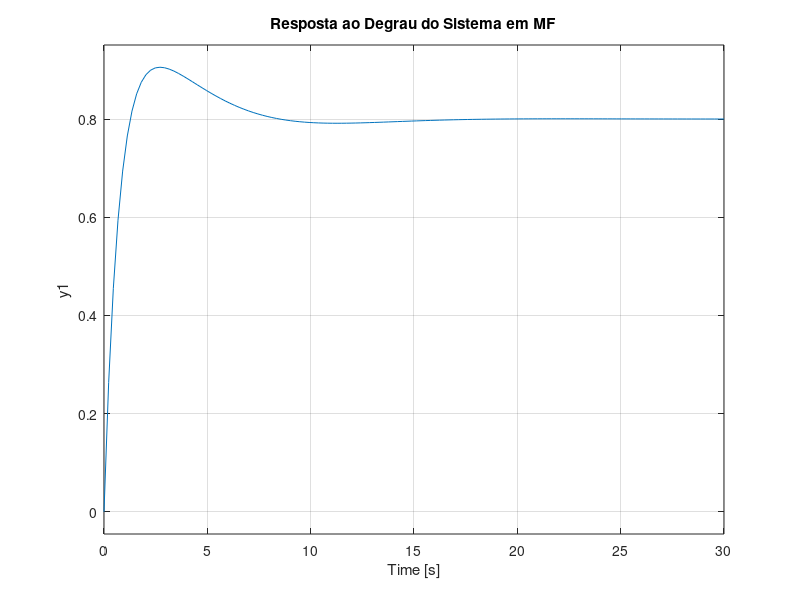

This chart was generated by the following MATLAB code: (Note: this script raises an error after producing the figure.)
clear; clc; close all;

%% 1. Definição da Função de Transferência em Malha Aberta (Planta)
% G(s) = 1,62 / (s^2 + 0,243*s + 0,006)
Kp_planta = 1.62; % n(s)
den_planta = [1, 0.243, 0.006]; % d(s)

% Criação do objeto de função de transferência G(s)
G = tf(Kp_planta, den_planta);

disp('Função de Transferência da Planta G(s):');
disp(G);

%% 2. Definição dos Requisitos de Desempenho
% Sobressinal Máximo (MS) < 5%
% Tempo de Subida (tr) < 8s
% Erro em Regime Permanente: zero para entrada degrau (garantido pela ação integral do PID)

MS_desejado = 0.05; % MS em fração (5%)
tr_desejado = 8;    % Tempo de subida em segundos

disp(' ');
disp('Requisitos de Desempenho:');
fprintf('   - Sobressinal (MS) < %.1f%%\n', MS_desejado*100);
fprintf('   - Tempo de Subida (tr) < %.1fs\n', tr_desejado);

%% 3. Cálculo dos Parâmetros dos Polos Dominantes Desejados
% Fator de Amortecimento (zeta) baseado no MS
zeta_ideal = sqrt(log(MS_desejado)^2 / (pi^2 + log(MS_desejado)^2));
fprintf('\nFator de amortecimento ideal (zeta): %.3f\n', zeta_ideal);

% Frequência Natural (wn) baseada no tr e zeta
% Formula: tr = (pi - acos(zeta)) / (wn * sqrt(1-zeta^2))
wn_ideal = (pi - acos(zeta_ideal)) / (tr_desejado * sqrt(1 - zeta_ideal^2));
fprintf('Frequência natural ideal (wn): %.3f rad/s\n', wn_ideal);

% Posição dos Polos Desejados no plano s
sigma_d = zeta_ideal * wn_ideal;
wd_d = wn_ideal * sqrt(1 - zeta_ideal^2);
polos_desejados = [-sigma_d + 1j*wd_d, -sigma_d - 1j*wd_d];
fprintf('Polos dominantes desejados: %.3f +/- j%.3f\n', real(polos_desejados(1)), imag(polos_desejados(1)));

% Definição de um polo adicional rápido (para um sistema de 3a ordem)
%       5x mais rápido que a parte real dos polos dominantes.
polo_adicional = -5 * sigma_d;
fprintf('Polo adicional rápido: %.3f\n', polo_adicional);

%% 4. Cálculo da Equação Característica Desejada (DCE)
% Polos complexos conjugados: (s + sigma_d - j*wd_d)(s + sigma_d + j*wd_d) = s^2 + 2*sigma_d*s + (sigma_d^2 + wd_d^2)
polo_complexo = [1, 2*sigma_d, sigma_d^2 + wd_d^2]; % = [1, 2*sigma_d, wn_ideal^2]

% Polo real adicional: (s - polo_adicional) = (s + abs(polo_adicional))
polo_real = [1, -polo_adicional]; % = [1, abs(polo_adicional)]

% Multiplicação dos polinômios usando conv()
coefs_DCE = conv(polo_complexo, polo_real);

disp(' ');
disp('Eq. Característica Desejada (DCE):');
fprintf('   s^3 + %.3fs^2 + %.3fs + %.3f = 0\n', coefs_DCE(2), coefs_DCE(3), coefs_DCE(4));

%% 5. Cálculo dos Ganhos do PID por Comparação de Coeficientes
% Eq. Característica do sistema com PID é: s^3 + (a_p + Kp_planta*Kd)s^2 + (b_p + Kp_planta*Kp)s + Kp_planta*Ki = 0
% onde a_p = 0.243, b_p = 0.006 e Kp_planta = 1.62
% Comparando com a DCE: s^3 + A*s^2 + B*s + C = 0

A_desejado = coefs_DCE(2);
B_desejado = coefs_DCE(3);
C_desejado = coefs_DCE(4);

a_planta = den_planta(2);
b_planta = den_planta(3);
Kp_planta_val = Kp_planta;

% Calculando os ganhos
Kd = (A_desejado - a_planta) / Kp_planta_val;
Kp = (B_desejado - b_planta) / Kp_planta_val;
Ki = C_desejado / Kp_planta_val;

%% 6. Apresentação dos Ganhos do PID
disp(' ');
disp('Ganhos do Controlador PID (Calculados):');
fprintf('   -> Ganho Derivativo (Kd): %.3f\n', Kd);
fprintf('   -> Ganho Proporcional (Kp): %.3f\n', Kp);
fprintf('   -> Ganho Integral (Ki): %.3f\n', Ki);

% Criação do objeto de F. Transf. do PID
num_PID = [Kd, Kp, Ki];
den_PID = [1, 0]; % Polo na origem
C_PID = tf(num_PID, den_PID);

disp(' ');
disp('F. Transf. do Controlador PID C(s):');
disp(C_PID);

%% 7. Verificação da Eq. Característica em MF
% 1 + C(s)G(s) = 0  => s*den_planta + num_PID*Kp_planta = 0
% s^3 + (0.243 + 1.62*Kd)*s^2 + (0.006 + 1.62*Kp)*s + 1.62*Ki = 0
MF_den_calc = [1, (0.243 + 1.62*Kd), (0.006 + 1.62*Kp), (1.62*Ki)];

disp(' ');
disp('Verificação: Eq. Característica do Sistema em MF:');
fprintf('   s^3 + %.3fs^2 + %.3fs + %.3f = 0\n', MF_den_calc(2), MF_den_calc(3), MF_den_calc(4));

%% 8. Análise da Resposta ao Degrau
% Sistema em MF
T_MF = feedback(C_PID*G, 1);

figure;
step(0.8*T_MF);
title('Resposta ao Degrau do Sistema em MF');
grid on;

% Informações sobre a resposta
stepinfo(0.8*T_MF)